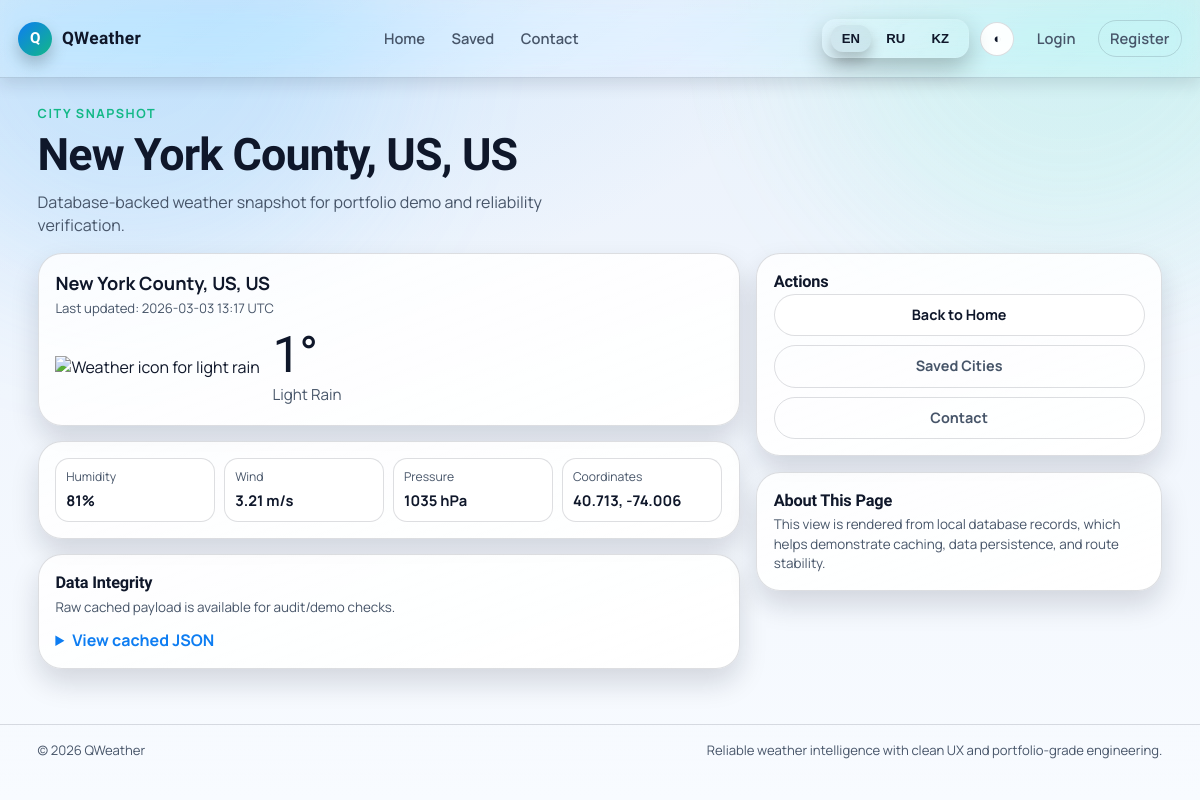
/city/3, run on an earlier commit of the app's database.
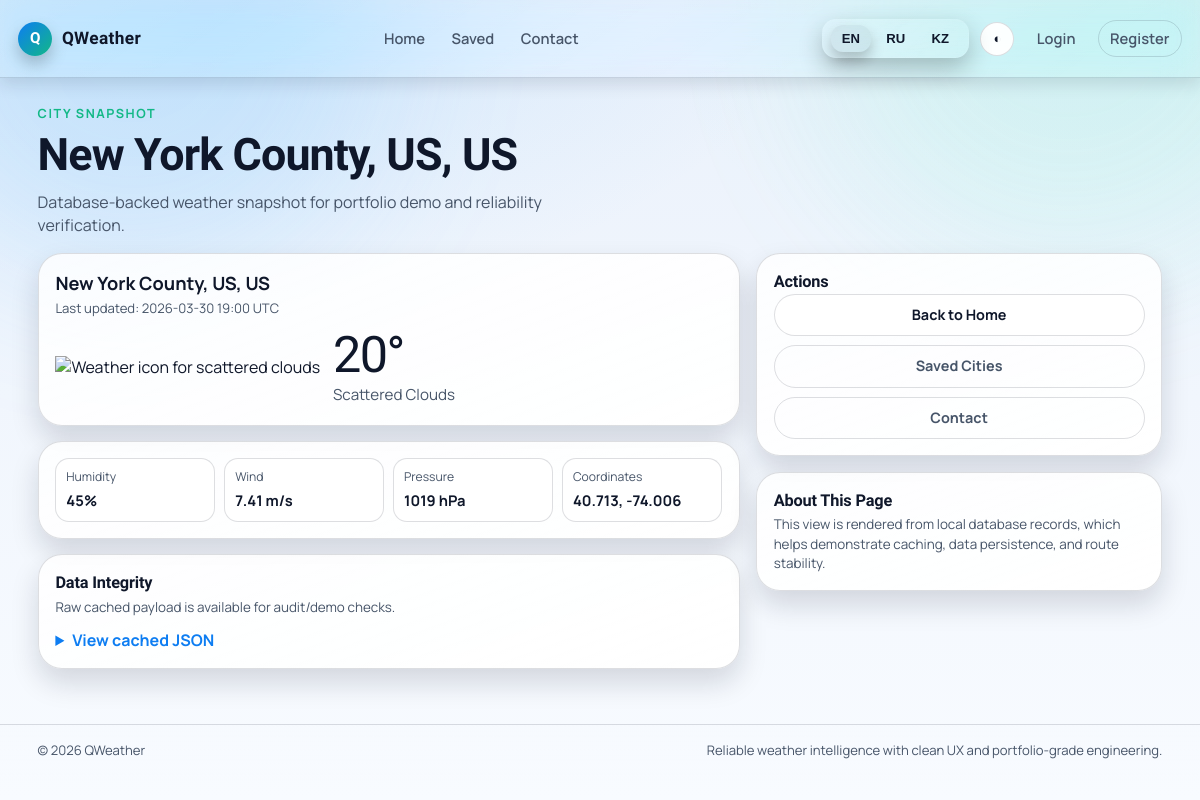
And on a later commit of the database.
### models.py (models this page shows)
class City(db.Model):
    __table_args__ = (
        db.Index('ix_city_name_lat_lon', 'name', 'lat', 'lon'),
    )
    id = db.Column(db.Integer, primary_key=True)
    name = db.Column(db.String(128), nullable=False)
    country = db.Column(db.String(10))
    lat = db.Column(db.Float)
    lon = db.Column(db.Float)
    last_updated = db.Column(db.DateTime)
    data_json = db.Column(db.Text)
    temp = db.Column(db.Float)
    description = db.Column(db.String(128))
    icon_code = db.Column(db.String(10))
    humidity = db.Column(db.Integer)
    pressure = db.Column(db.Integer)
    wind_speed = db.Column(db.Float)

### app.py (the view)
@app.route('/city/<int:city_id>')
def city_detail(city_id):
    city = City.query.get_or_404(city_id)
    return render_template('city.html', city=city)

### app.py (called while the page is built)
@app.context_processor
def inject_template_globals():
    return {'current_year': datetime.datetime.utcnow().year}

### templates/city.html (shortened to what this page needs)
{% extends "base.html" %}
{% block content %}
<section class="hero">
    <div class="hero-main">
        <p class="eyebrow" data-i18n="city-eyebrow">City Snapshot</p>
        <h1 class="hero-title">{{ city.name }}{% if city.country %}, {{ city.country }}{% endif %}</h1>
        <p class="hero-subtitle" data-i18n="city-subtitle">
            Database-backed weather snapshot for portfolio demo and reliability verification.
        </p>
    </div>
</section>
<section class="content-section">
    <div class="layout-grid">
        <div class="left-column">
            <article class="card card-main">
                <div class="weather-top-row">
                    <div>
                        <div class="weather-city">{{ city.name }}{% if city.country %}, {{ city.country }}{% endif %}</div>
                        <div class="weather-time">
                            {% if city.last_updated %}
                                Last updated: {{ city.last_updated.strftime('%Y-%m-%d %H:%M UTC') }}
                            {% else %}
                                No update timestamp available
                            {% endif %}
                        </div>
                    </div>
                </div>
                <div class="weather-main">
                    <div class="weather-main-icon">
                        {% if city.icon_code %}
                            <img src="https://openweathermap.org/img/wn/{{ city.icon_code }}@2x.png" alt="Weather icon for {{ city.description or 'conditions' }}">
                        {% else %}
                            <div class="icon-placeholder" aria-hidden="true"></div>
                        {% endif %}
                    </div>
                    <div>
                        <div class="weather-main-temp">{% if city.temp is not none %}{{ city.temp|round|int }}&deg;{% else %}--{% endif %}</div>
                        <div class="weather-main-desc">{{ city.description or 'No description available' }}</div>
                    </div>
                </div>
            </article>
            <section class="card metrics-card">
                <div class="metric-item">
                    <span class="metric-label">Humidity</span>
                    <span class="metric-value">{% if city.humidity is not none %}{{ city.humidity }}%{% else %}--{% endif %}</span>
                </div>
                <div class="metric-item">
                    <span class="metric-label">Wind</span>
                    <span class="metric-value">{% if city.wind_speed is not none %}{{ city.wind_speed }} m/s{% else %}--{% endif %}</span>
                </div>
                <div class="metric-item">
                    <span class="metric-label">Pressure</span>
                    <span class="metric-value">{% if city.pressure is not none %}{{ city.pressure }} hPa{% else %}--{% endif %}</span>
                </div>
                <div class="metric-item">
                    <span class="metric-label">Coordinates</span>
                    <span class="metric-value">
                        {% if city.lat is not none and city.lon is not none %}
                            {{ '%.3f'|format(city.lat) }}, {{ '%.3f'|format(city.lon) }}
                        {% else %}
                            --
                        {% endif %}
                    </span>
                </div>
            </section>
            <section class="card">
                <h2 class="section-title" data-i18n="city-data-title">Data Integrity</h2>
                <p class="card-caption" data-i18n="city-data-caption">Raw cached payload is available for audit/demo checks.</p>
                <details class="raw-json-toggle">
                    <summary>View cached JSON</summary>
                </details>
            </section>
        </div>
        <aside class="right-column">
            <section class="card">
                <h2 class="section-title">Actions</h2>
                <div class="action-stack">
                    <a href="{{ url_for('home') }}" class="btn btn-secondary">Back to Home</a>
                    <a href="{{ url_for('saved') }}" class="btn btn-ghost">Saved Cities</a>
                    <a href="{{ url_for('contact') }}" class="btn btn-ghost">Contact</a>
                </div>
            </section>
            <section class="card">
                <h2 class="section-title">About This Page</h2>
                <p class="card-caption">
                    This view is rendered from local database records, which helps demonstrate caching,
                    data persistence, and route stability.
                </p>
            </section>
        </aside>
    </div>
</section>
{% endblock %}

### templates/base.html (shortened to what this page needs)
<!DOCTYPE html>
<html lang="en">
<head>
    <link rel="stylesheet" href="{{ url_for('static', filename='css/styles.css') }}">
</head>
<body class="dark route-{{ request.endpoint or 'unknown' }}" data-authenticated="{{ 'true' if current_user.is_authenticated else 'false' }}">
    <div class="app-shell">
        <div class="ambient-layer" aria-hidden="true"></div>
        <header class="navbar">
            <div class="nav-left">
                <a href="{{ url_for('home') }}" class="logo" aria-label="QWeather home">
                    <span class="logo-mark" aria-hidden="true">Q</span>
                    <span class="logo-text">QWeather</span>
                </a>
            </div>
            <nav class="nav-center" aria-label="Primary navigation">
                <a href="{{ url_for('home') }}" class="nav-link{% if request.endpoint == 'home' %} is-active{% endif %}" data-i18n="nav-home">Home</a>
                <a href="{{ url_for('saved') }}" class="nav-link{% if request.endpoint == 'saved' %} is-active{% endif %}" data-i18n="nav-saved">Saved</a>
                <a href="{{ url_for('contact') }}" class="nav-link{% if request.endpoint == 'contact' %} is-active{% endif %}" data-i18n="nav-contact">Contact</a>
            </nav>
            <div class="nav-right">
                <div class="lang-select-wrap" role="group" aria-label="Language selector">
                    <button class="lang-chip" data-lang="en">EN</button>
                    <button class="lang-chip" data-lang="ru">RU</button>
                    <button class="lang-chip" data-lang="kk">KZ</button>
                </div>
                <button id="theme-toggle" class="icon-button" type="button" aria-label="Toggle theme">◐</button>
                {% if current_user.is_authenticated %}
                    <span class="user-chip" title="Signed in">{{ current_user.email }}</span>
                    <a href="{{ url_for('logout') }}" class="nav-link nav-action" data-i18n="nav-logout">Logout</a>
                {% else %}
                    <a href="{{ url_for('login') }}" class="nav-link{% if request.endpoint == 'login' %} is-active{% endif %}" data-i18n="nav-login">Login</a>
                    <a href="{{ url_for('register') }}" class="nav-link nav-action{% if request.endpoint == 'register' %} is-active{% endif %}" data-i18n="nav-register">Register</a>
                {% endif %}
            </div>
        </header>
        <main id="main-content" class="page">
            <div class="page-inner">
                {% block content %}{% endblock %}
            </div>
        </main>
        <footer class="footer">
            <div class="footer-inner">
                <p class="footer-copy">&copy; {{ current_year }} QWeather</p>
                <p class="footer-note" data-i18n="footer-note">Reliable weather intelligence with clean UX.</p>
            </div>
        </footer>
    </div>
</body>
</html>

What changed in the data, as far as the page shows it:
changed City "New York County, US": last_updated "2026-03-03 13:17 UTC" → "2026-03-30 19:00 UTC"; temp "1" → "20"; description "Light Rain" → "Scattered Clouds"; humidity "81" → "45"; wind_speed "3.21" → "7.41"; pressure "1035" → "1019"
